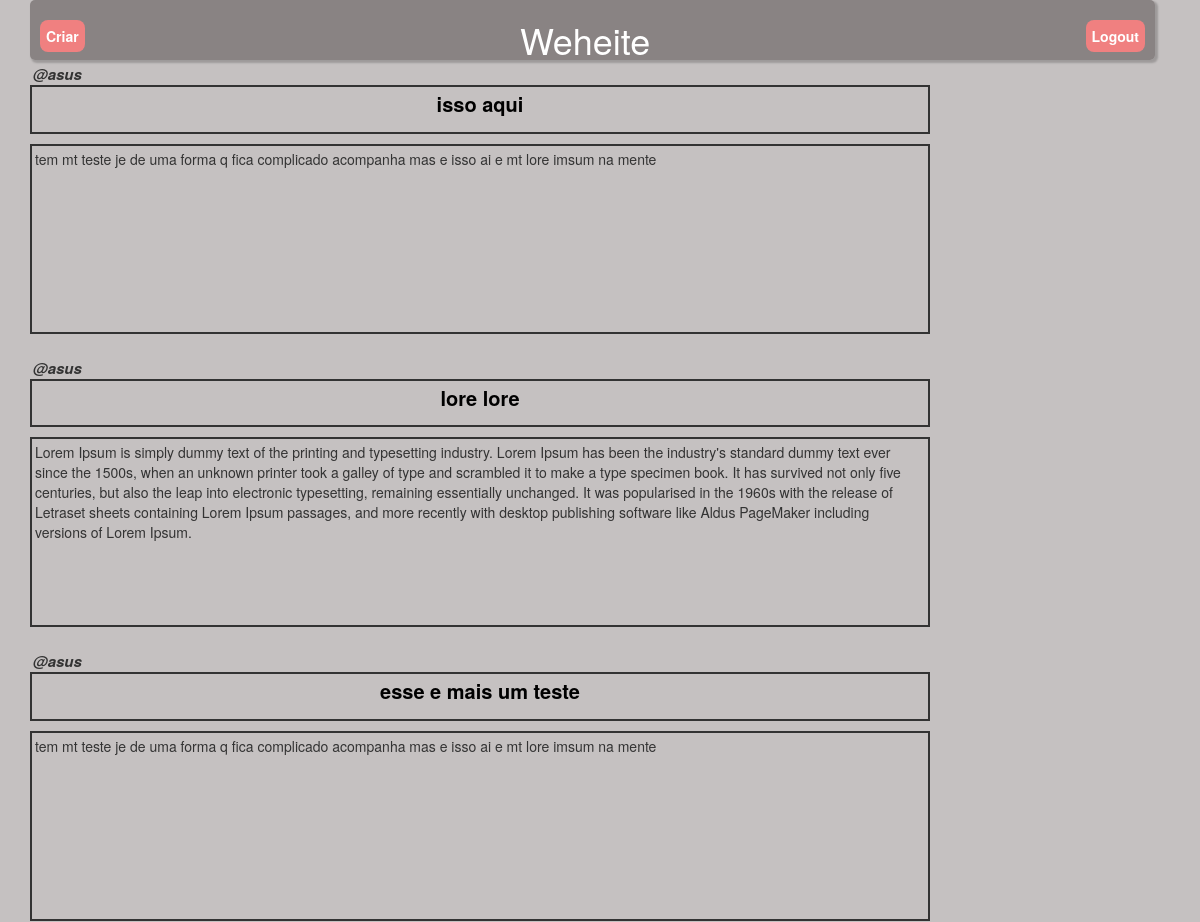
The app's page / (signed in, upper part), older data.
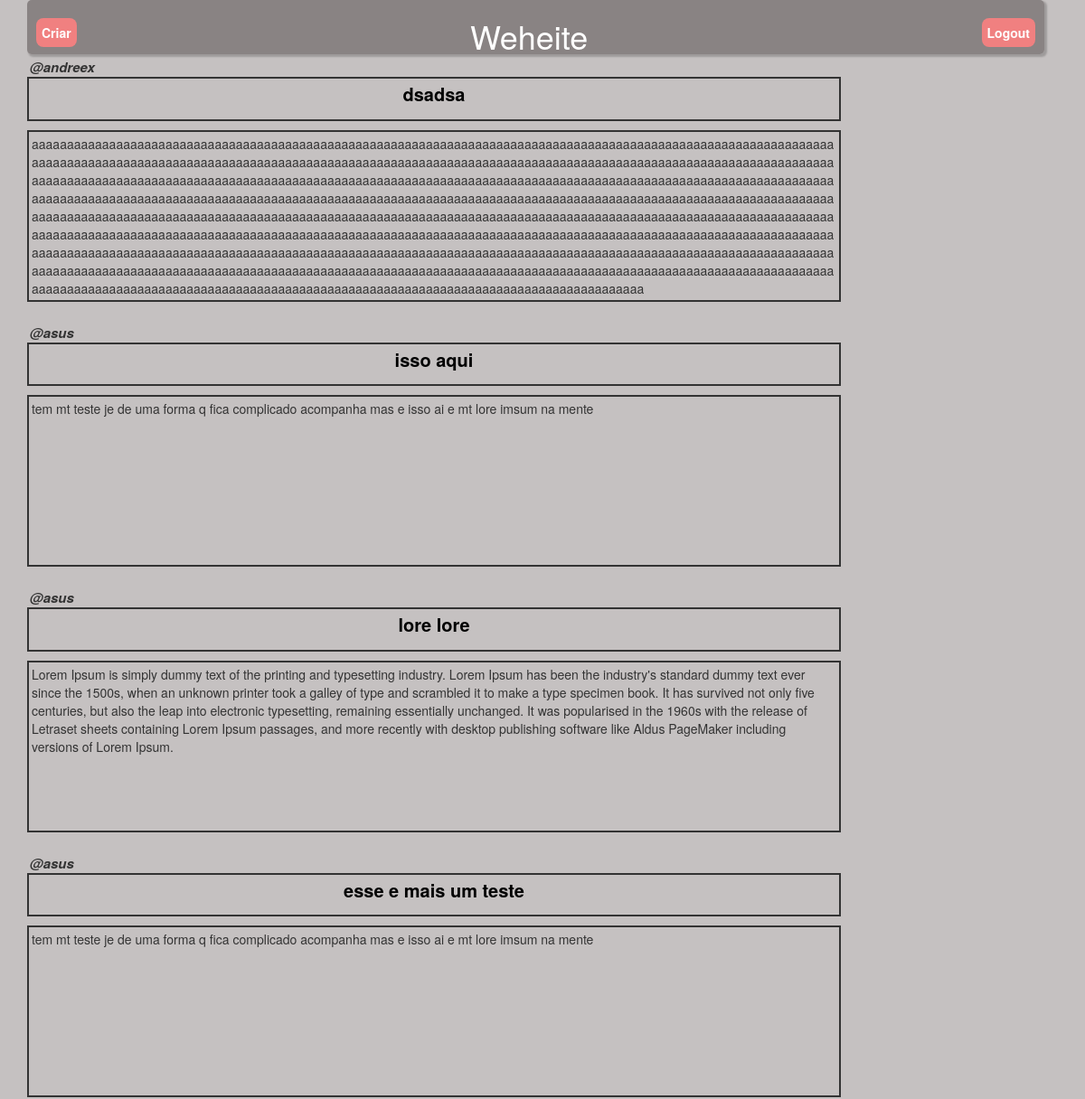
The same page, newer data.
### users/models.py (models this page shows, shortened)
class Forum(models.Model):
    autor = models.ForeignKey(User, on_delete=models.SET_NULL,null=True)
    title = models.TextField(max_length=255)
    body = models.TextField(max_length=10000)

### users/views.py (the view)
# urls.py: 2. Add a URL to urlpatterns:  path('', views.home, name='home')
def home(request):
    discussao=Forum.objects.all().order_by('-id') # Collect all records from table
    return render(request, 'users/home.html', {'discussao': discussao})

### users/templates/users/home.html (shortened to what this page needs)
{% extends 'users/base.html' %}
{% block content %}
{% if user.is_authenticated %}
<header>
    <a class="a3" href="{% url 'forum' %} ">Criar</a>
    <h1>Weheite</h1>
    <a class="a2" href="{% url 'logout' %} ">Logout</a>
</header>
<br>
<br>
<br>
{% for posts in discussao %}
<div class="BoxAutor">
    <p><b><i>@{{posts.autor}}</i></b></p>
</div>
<div class="BoxTitle">
    <a class="a5" href="{{posts.id}}/detailForum/">
        <p><b>{{posts.title}}</b></p>
    </a>
</div>
<div class="BoxBody">
    <p class="TextBody">{{posts.body}}</p>
</div>
<br>
{% endfor %}
{% endif %}
{% endblock content %}

Row changes from the older to the newer data that the page shows:
added Forum: autor "andreex", title "dsadsa", body "aaaaaaaaaaaaaaaaaaaaaaaaaaaaaaaaaaaaaaaaaaaaaaaaaaaaaaaaaaaaaaaaaaaaaaaaaaaaaaaaaaaaaaaaaaaaaaaaaaaaaaaaaaaaaaaaaaaaaaaaaaaaaaaaaaaaaaaaaaaaaaaaaaaaaaaaaaaaaaaaaaaaaaaaaaaaaaaaaaaaaaaaaaaaaaaaaaaaaaaaaaaaaaaaaaaaaaaaaaaaaaaaaaaaaaaaaaaaaaaaaaaaaaaaaaaaaaaaaaaaaaaaaaaaaaaaaaaaaaaaaaaaaaaaaaaaaaaaaaaaaaaaaaaaaaaaaaaaaaaaaaaaaaaaaaaaaaaaaaaaaaaaaaaaaaaaaaaaaaaaaaaaaaaaaaaaaaaaaaaaaaaaaaaaaaaaaaaaaaaaaaaaaaaaaaaaaaaaaaaaaaaaaaaaaaaaaaaaaaaaaaaaaaaaaaaaaaaaaaaaaaaaaaaaaaaaaaaaaaaaaaaaaaaaaaaaaaaaaaaaaaaaaaaaaaaaaaaaaaaaaaaaaaaaaaaaaaaaaaaaaaaaaaaaaaaaaaaaaaaaaaaaaaaaaaaaaaaaaaaaaaaaaaaaaaaaaaaaaaaaaaaaaaaaaaaaaaaaaaaaaaaaaaaaaaaaaaaaaaaaaaaaaaaaaaaaaaaaaaaaaaaaaaaaaaaaaaaaaaaaaaaaaaaaaaaaaaaaaaaa…"
